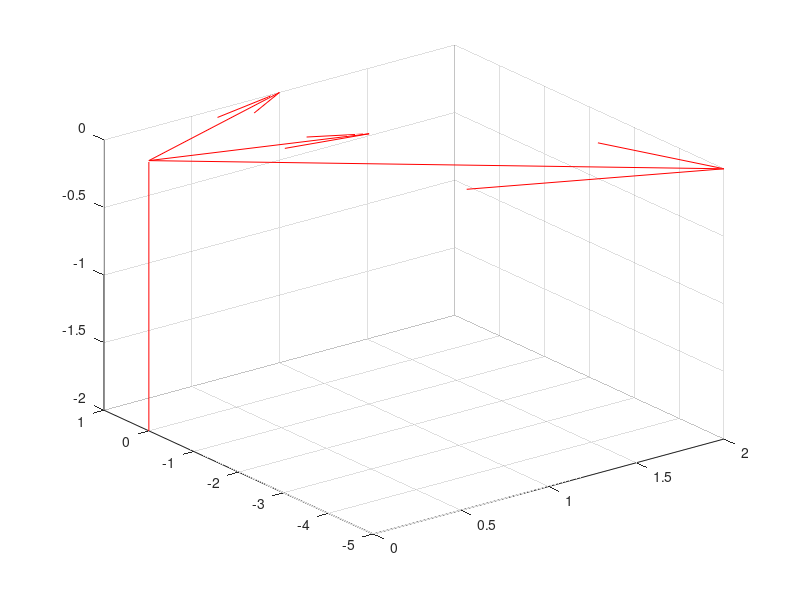

This chart was generated by the following MATLAB code:
clear all
close all
clc


%% Para duas dimensões:
a = [1,1];
b = [1,-1];
c = [2,-5];

% Para os três vetores:
xinicial = [0;0;0];
yinicial = [0;0;0];
quiver(xinicial, yinicial, [a(1);b(1);c(1)], [a(2);b(2);c(2)], 0, "r")

axis equal % Colocar os eixos iguais
xlim([0 1])
ylim([-1 1])

produto_interno_ab = a * b';


%% Para três dimensões - ii)
a3 = [a,0];
b3 = [b,0];
c3 = [c,0];
xinicial = [0;0;0;0];
yinicial = [0;0;0;0];
zinicial = [0;0;0;0];
prod_ext = cross(a3,b3);

quiver3(xinicial, yinicial, zinicial, [a3(1);b3(1);c3(1);prod_ext(1)], [a3(2);b3(2);c3(2);prod_ext(2)], [a3(3);b3(3);c3(3);prod_ext(3)], 0, "r")
norma_prod_ext = norm(prod_ext);
